Frame 1 (no input): blank canvas, image omitted
Frame 60 (no input): blank canvas, image omitted
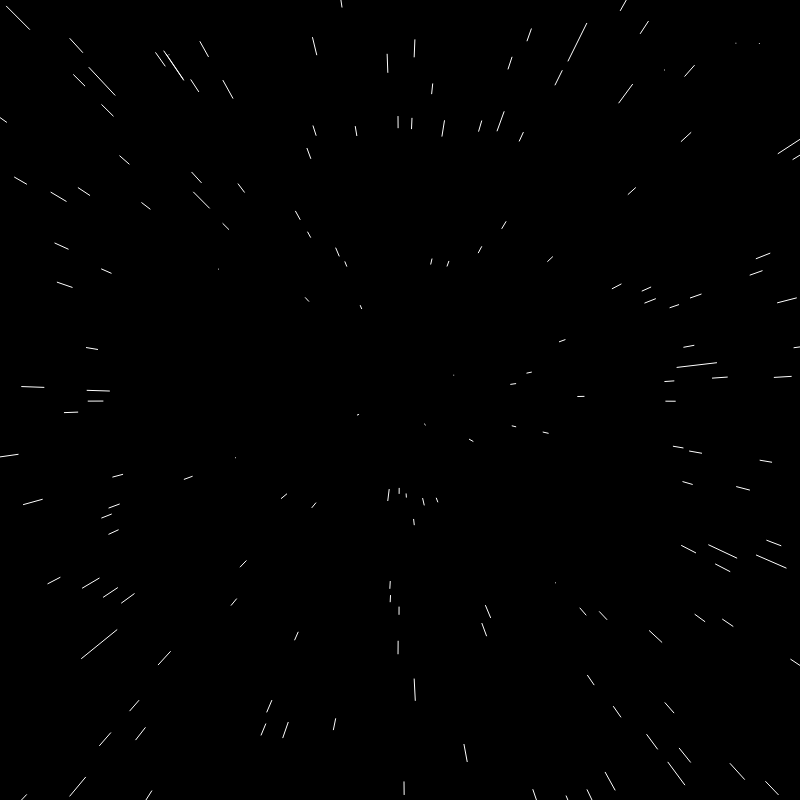
Frame 120 (the mouse pressed at the canvas centre since frame 60)

The p5.js sketch whose frames 1 and 60 were blank and that drew this single picture after the mouse press (run headless with seeded random() and noise() and a simulated clock; from frame 60 on, the mouse is pressed at the canvas centre):

// p5.js sketch
// ── sketch.js
let stars = [];
let numStars;
let speed;
let maxSpeed;

function setup() {
    numStars = 400;
    speed = 10;
    maxSpeed = 50;

    createCanvas(800, 800);

    for (let i = 0; i < numStars; i++) {
        stars.push(new Star());
    }
}

function draw() {
    background(0);
    translate(width / 2, height / 2);

    speed = map(mouseX, 0, width, 0, maxSpeed);
    for (let star of stars) {
        star.update();
        star.show();
    }
}

function mousePresed() {
    speed = map(mouseX, 0, width, 0, maxSpeed);
}
// ── star.js
class Star {
    constructor() {
        this.x = random(-width, width);
        this.y = random(-height, height);
        this.z = random(width);

        this.pz = this.z;

        this.size = 4;
    }

    update() {
        this.z -= speed;

        if (this.z < 1) {
            this.x = random(-width / 2 , width / 2);
            this.y = random(-height / 2, height / 2);
            this.z = width;
            this.pz = this.z;
        }
    }

    show() {
        fill(255);
        noStroke();

        let sx = map(this.x / this.z, 0, 1, 0, width);
        let sy = map(this.y / this.z, 0, 1, 0, height);

        this.size = map(this.z, 0, width, 8, 0);
        //ellipse(sx, sy, this.size, this.size);

        let px = map(this.x / this.pz, 0, 1, 0, width);
        let py = map(this.y / this.pz, 0, 1, 0, height);

        this.pz = this.z;
        stroke(255);
        line(px, py, sx, sy);
    }
}
